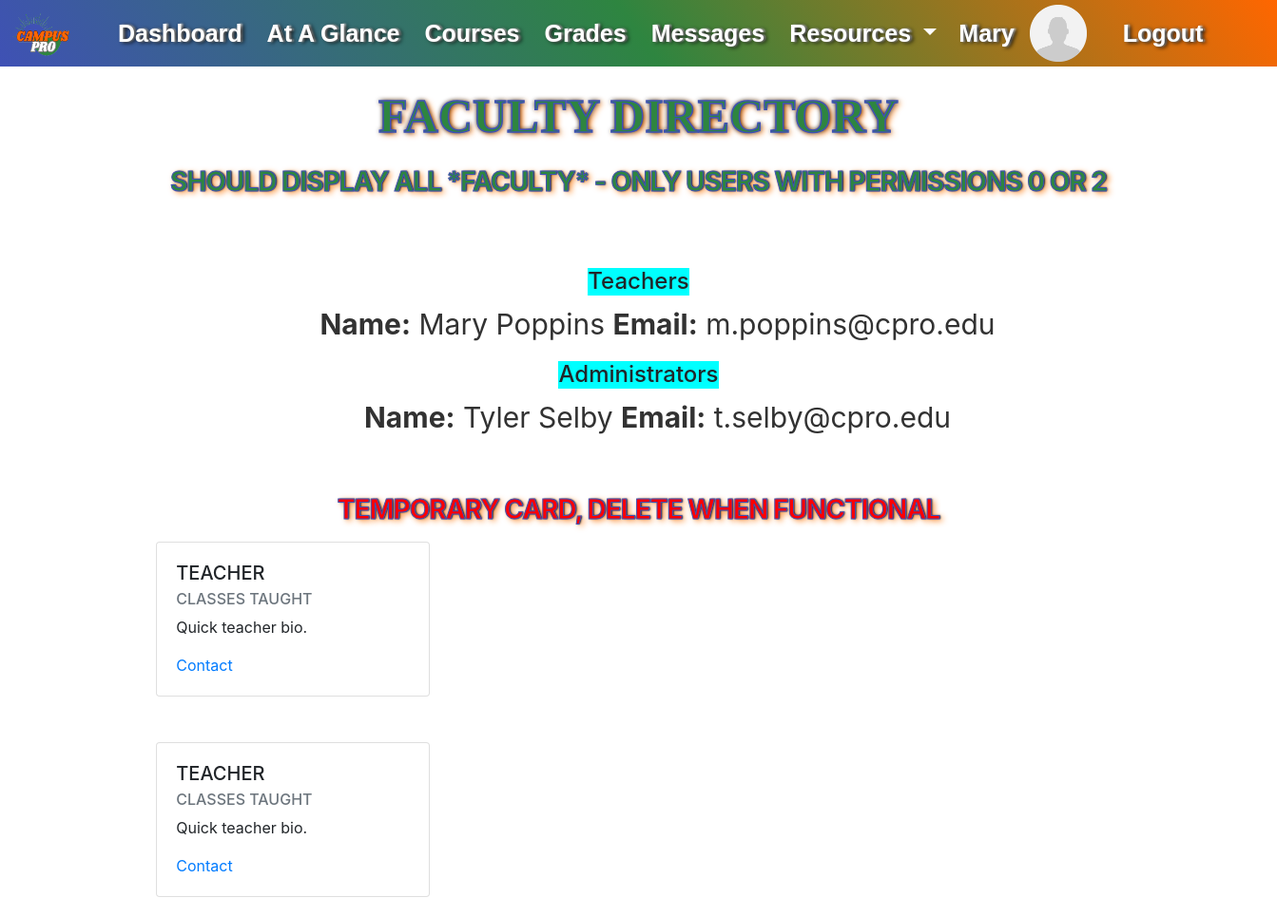
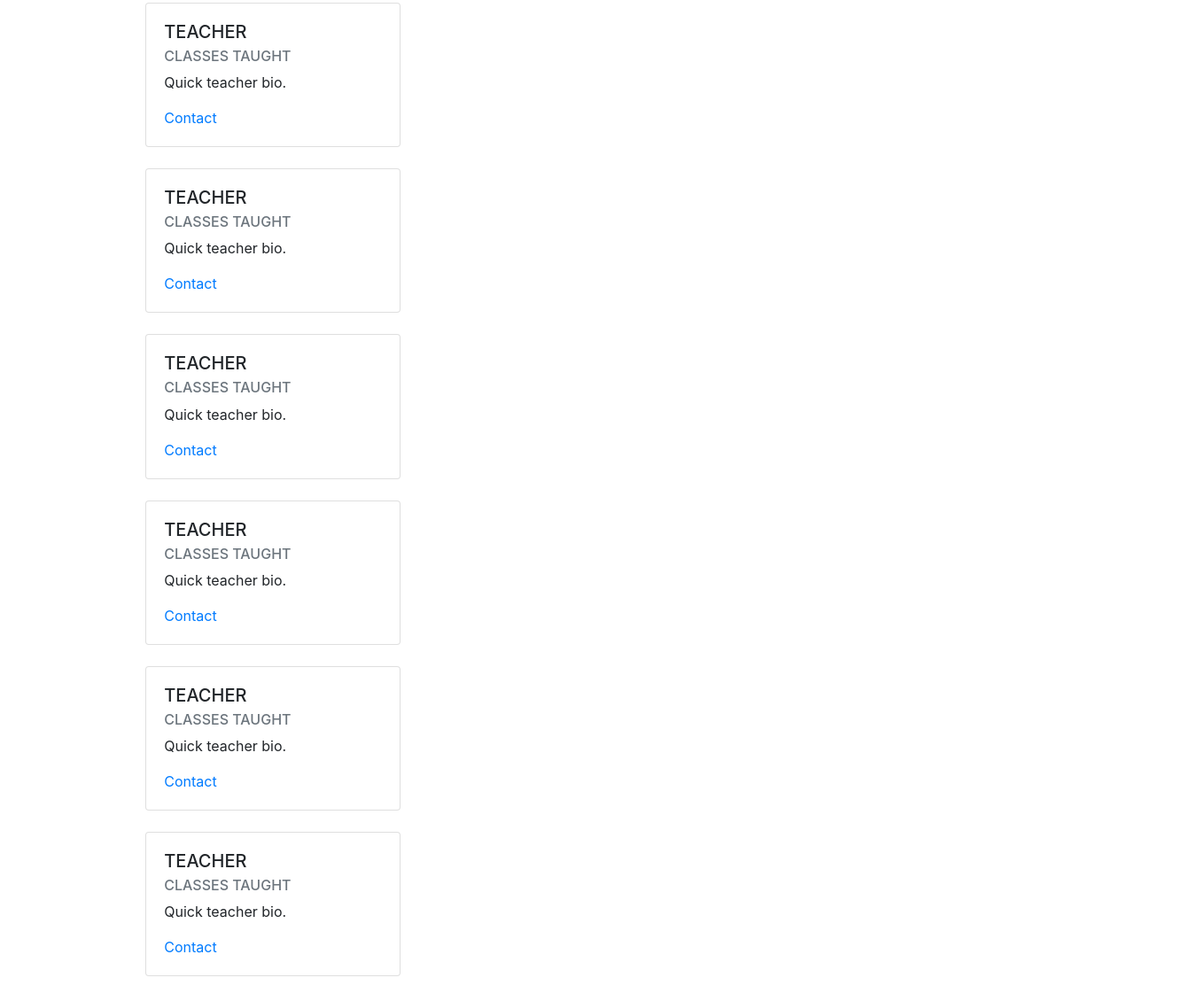
Page /faculty-directory/ (signed in) on the committed database (2 pictures, top to bottom).
### website/models.py (models this page shows)
class User(db.Model, UserMixin):
    id = db.Column(db.Integer, primary_key=True)
    first_name = db.Column(db.String(50), nullable=False)
    last_name = db.Column(db.String(50), nullable=False)
    address = db.Column(db.String(100), nullable=False)
    city = db.Column(db.String(50), nullable=False)
    zip_code = db.Column(db.Integer, nullable=False)
    state = db.Column(db.String(50))
    email = db.Column(db.String(100), nullable=False, unique=True)
    phone_number = db.Column(db.String(15), nullable=False, unique=True)
    password = db.Column(db.String(20), nullable=False)
    permissions = db.Column(db.Integer, None)
    teacher_section = db.relationship('Course', backref='section_teacher')
    current_courses = db.relationship('Course', secondary=user_course, backref='enrolled_students')  # When a class is added, this field will store the Courses.id

### website/views.py (the view)
@views.route('/faculty-directory/', methods=['GET', 'POST'])
@login_required
def faculty_directory():
    user = User.query.filter(User.id == current_user.id).first()
    course = Course.query.filter(Course.id == 1).first()
    users = User.query.all()
    return render_template("faculty_directory.html", users=users, current_user=current_user)

### website/templates/faculty_directory.html (shortened to what this page needs)
{% extends "_template_base.html" %}{% block title %}Faculty Directory{% endblock %}
{% block content %}
<h1 class="page-title">Faculty Directory</h1>
<p class="h4 page-subtitle">
  SHOULD DISPLAY ALL *FACULTY* - ONLY USERS WITH PERMISSIONS 0 OR 2
</p>
<div class="container3">
  <h4 style="background-color: aqua;">Teachers</h4>
  {% for user in users %}
    {% if user.permissions == 2 %}
      <ul style="list-style-type: none;">
          <li style="color: #323232; font-size: 30px;">
            <b>Name:</b> {{user.first_name}} {{user.last_name}}
            <b>Email:</b> {{user.email}}
          </li>
      </ul>
    {% endif %}
  {% endfor %}
  <h4 style="background-color: aqua;">Administrators</h4>
  {% for user in users %}
    {% if user.permissions == 0 %}
      <ul style="list-style-type: none;">
          <li style="color: #323232; font-size: 30px;">
            <b>Name:</b> {{user.first_name}} {{user.last_name}}
            <b>Email:</b> {{user.email}}
          </li>
      </ul>
    {% endif %}
  {% endfor %}
</div>
<br>
<div class="container">
  <h3 class="page-subtitle" style="color: red;">Temporary card, DELETE WHEN FUNCTIONAL</h3>
      <div class="col-lg-6 mb-4">
        <div class="card" style="width: 18rem;">
          <div class="card-body">
            <h5 class="card-title">TEACHER</h5>
            <h6 class="card-subtitle mb-2 text-muted">CLASSES TAUGHT</h6>
            <p class="card-text">Quick teacher bio.</p>
            <a href="#" class="card-link">Contact</a>
          </div>
        </div>
      </div>
</div>
<br>
<div class="container">
  {% for user in users %}
      <div class="col-lg-6 mb-4">
        <div class="card" style="width: 18rem;">
          <div class="card-body">
            <h5 class="card-title">TEACHER</h5>
            <h6 class="card-subtitle mb-2 text-muted">CLASSES TAUGHT</h6>
            <p class="card-text">Quick teacher bio.</p>
            <a href="#" class="card-link">Contact</a>
          </div>
        </div>
      </div>
  {% endfor %}
</div>
<br>
{% endblock %}

### website/templates/_template_base.html (shortened to what this page needs)
<!DOCTYPE html>
<html>
  <head>
    <link
      rel="stylesheet"
      href="https://stackpath.bootstrapcdn.com/bootstrap/4.4.1/css/bootstrap.min.css"
    />
    <link
      rel="stylesheet"
      href="https://stackpath.bootstrapcdn.com/font-awesome/4.7.0/css/font-awesome.min.css"
    />
    <link rel="stylesheet" type="text/css" href="{{ url_for('static', filename='css/styles.css') }}">
  </head>
  <body>
    <div id="grad">
      <nav class="navbar navbar-expand-lg">
        {% if current_user.is_authenticated %}
          <a class="navbar-brand" href="/">
            <img class="navbar-logo" src="{{ url_for('static', filename='assets/CampusProLogo.png') }}" alt="Navbar Logo">
          </a>
        {% else %}
          <a class="navbar-brand" href="/">
            <img class="navbar-logo" src="{{ url_for('static', filename='assets/CampusProLogo.png') }}" alt="Navbar Logo">
            <img class="header-logo" src="{{ url_for('static', filename='assets/header.png') }}" alt="Header Logo">
          </a>
        {% endif %}
          <div class="container1">
        <div class="collapse navbar-collapse" id="navbar">
            {% if current_user.is_authenticated %}
              {% if current_user.permissions == 0 %}
                <ul class="navbar-nav ml-auto" style="list-style-type: none;">
                  <li class="nav-item active">
                    <a class="nav-link" href="/admin/dash" style="color: #ffffff;">Dashboard <span class="sr-only">(current)</span></a>
                  </li>
                  <li class="nav-item">
                    <a class="nav-link" href="/admin/manage_users" style="color: #ffffff;">Manage Users</a>
                  </li>
                  <li class="nav-item">
                    <a class="nav-link" href="/admin/manage_courses" style="color: #ffffff;">Manage Courses</a>
                  </li>
                  <li class="nav-item">
                    <a class="nav-link" href="#" style="color: #ffffff;">Reporting</a>
                  </li>
                  <li class="nav-item">
                    <a class="nav-link" href="#" style="color: #ffffff;">Messages</a>
                  </li>
                  <li class="nav-item dropdown">
                    <a class="nav-link dropdown-toggle" href="#" style="color: #ffffff;"
                      id="navbarDropdownMenuLink" data-toggle="dropdown" aria-haspopup="true"
                      aria-expanded="false">
                      Resources
                    </a>
                    <div class="dropdown-menu" aria-labelledby="navbarDropdownMenuLink">
                      <a class="dropdown-item" href="/student/course-register">Registration</a>
                      <a class="dropdown-item" href="#">Email</a>
                      <a class="dropdown-item" href="/faculty-directory/">Faculty Directory</a>
                    </div>
                  </li>
                </ul>
                <div class="container2" style="display: flex; justify-content: flex-end;">
                  <ul class="navbar-nav ml-auto" style="list-style-type: none;">
                    <li style="margin-left: 15px; margin-right: 0%;">
                      <a class="navbar navbar-brand" href="/user-profile/" style="color: #ffffff;">{{current_user.first_name}}</a>
                    </li>
                    <li style="margin-left: 0%;">
                      <img class="profile-pic" href="/user-profile/"
                        src="{{ url_for('static', filename='assets/gen_profile_pic.png') }}"
                        alt="Profile Picture">
                    </li>
                    <li class="nav-item">
                      <a class="nav-link" href="/logout" style="color: #ffffff; margin-left: 20px;">Logout</a>
                    </li>
                  </ul>
                </div>
              {% elif current_user.permissions == 2 %}
                <ul class="navbar-nav ml-auto" style="list-style-type: none;">
                  <li class="nav-item active">
                    <a class="nav-link" href="/faculty/teacher-dash" style="color: #ffffff;">Dashboard <span class="sr-only">(current)</span></a>
                  </li>
                  <li class="nav-item">
                    <a class="nav-link" href="#" style="color: #ffffff;">At A Glance</a>
                  </li>
                  <li class="nav-item">
                    <a class="nav-link" href="/faculty/teacher-courses" style="color: #ffffff;">Courses</a>
                  </li>
                  <li class="nav-item">
                    <a class="nav-link" href="#" style="color: #ffffff;">Grades</a>
                  </li>
                  <li class="nav-item">
                    <a class="nav-link" href="#" style="color: #ffffff;">Messages</a>
                  </li>
                  <li class="nav-item dropdown">
                    <a class="nav-link dropdown-toggle" href="#" style="color: #ffffff;"
                      id="navbarDropdownMenuLink" data-toggle="dropdown" aria-haspopup="true"
                      aria-expanded="false">
                      Resources
                    </a>
                  </li>
                </ul>
                <div class="container2" style="display: flex; justify-content: flex-end;">
                  <ul class="navbar-nav ml-auto" style="list-style-type: none;">
                    <li style="margin-left: 15px; margin-right: 0%;">
                      <a class="navbar navbar-brand" href="#" style="color: #ffffff;">{{current_user.first_name}}</a>
                    </li>
                    <li style="margin-left: 0%;">
                      <img class="profile-pic"
                          src="{{ url_for('static', filename='assets/gen_profile_pic.png') }}"
                          alt="Profile Picture">
                    </li>
                    <li class="nav-item">
                      <a class="nav-link" href="/logout" style="color: #ffffff; margin-left: 20px;">Logout</a>
                    </li>
                  </ul>
                </div>
              {% endif %}
            {% endif %}
        </div>
      </div>
    </nav>
  </div>
    <div class="container-template">{% block content %} {% endblock %}</div>
  </body>
</html>

### website/static/css/styles.css (style rules this page uses)
#grad { background-image: linear-gradient(55deg, #3F51B5, #2E8540, #FF6600); }
.navbar { width: 100%; font-family: "Montserrat", "Arial", sans-serif; font-size: 25px; line-height: 35px; font-weight: bold; text-shadow: 3px 1px 4px #000, 2px 0 2px #fff; white-space: nowrap; padding: 0; }
.container1 { width: 100%; margin: 0%; padding: 0%; justify-items: left; }
.container2 { width: 100%; margin-right: 40px; padding-right: 20px; justify-items: right; }
.container3 { width: 100%; margin: 0px; justify-items: center; }
.container-template { width: 80%; margin: auto; justify-items: center; }
.navbar-brand { display: flex; align-items: center; }
.profile-pic { width: 60px; height: 60px; padding: 0; margin-left: 0px; }
.navbar-logo { width: 70px; height: 60px; padding: 0; margin-right: 10px; margin-left: 10px; }
a.nav-link { padding: 0px; }
.navbar-nav { align-items: center; }
.nav-item { margin-left: 10px; }
body { padding-bottom: 50px; }
h1 { text-align:center; color:#3F51B5 }
.page-title { font-size: 50px; color: #2E8540; font-family: cursive; font-weight: bold; margin: 10px 0px 20px; text-transform: uppercase; text-shadow: 0 0 5px #000, 3px 2px 6px #fd7e14; margin: 22px 0px 20px; text-align: center; line-height: 60px; -webkit-text-stroke: 1.5px #3F51B5; }
.page-subtitle { font-size: 28px; letter-spacing: -1px; color: #2E8540; font-weight: bold; text-transform: uppercase; text-shadow: 1px 0 2px #000, 3px 2px 6px #fd7e14; margin: 15px 0px 15px; text-align: center; line-height: 38px; -webkit-text-stroke: 1px #3F51B5; }

### rows in the picture
User: first_name "Mary", last_name "Poppins", email "m.poppins@cpro.edu"
User: first_name "Tyler", last_name "Selby", email "t.selby@cpro.edu"
